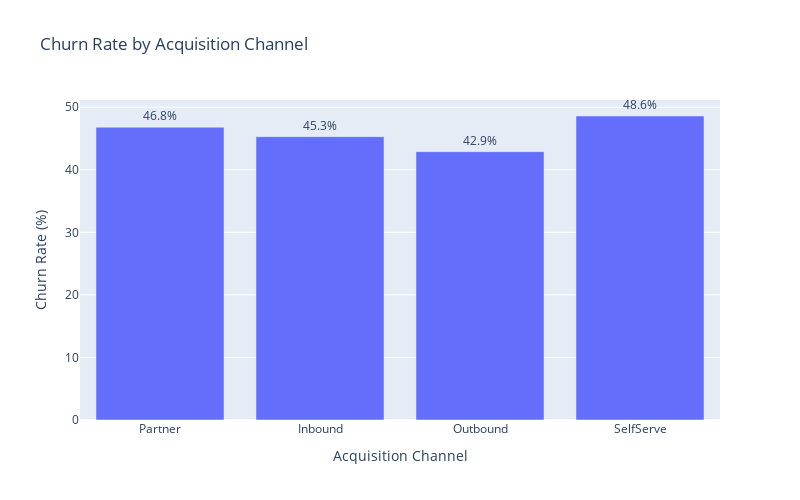

Write notebook code for a chart like this one.
### Code cell
# churn rate by acquisition channels
channels = df['acquisition_channel'].unique()
print(channels)

churn_rates = []
for channel in channels:
    channel = df[df['acquisition_channel']==channel]
    q3active = channel[channel['is_churned']==0]
    q3churn = q3active[(q3active['contract_end_date'].notnull()) & (q3active['renewed_flag']==0)]
    q3_churn_rate = 100*(len(q3churn)/len(q3active))
    churn_rates.append(round(q3_churn_rate, 1))
print(churn_rates)

plot_df = pd.DataFrame({
    'Acquisition Channel': channels,
    'Churn Rate (%)': churn_rates
})

fig = px.bar(
    plot_df,
    x='Acquisition Channel',
    y='Churn Rate (%)',
    title='Churn Rate by Acquisition Channel',
    text='Churn Rate (%)'
)

fig.update_traces(texttemplate='%{text:.1f}%', textposition='outside')
fig.update_layout(
    yaxis_title='Churn Rate (%)',
    xaxis_title='Acquisition Channel',
    width=800,   
    height=500   
)

fig.show()

### Figure 1 — Plotly figure (JSON) as saved in the notebook; plotly's stock layout.template omitted (floating-point values rounded to 4 significant figures)
{"data": [{"alignmentgroup": "True", "hovertemplate": "Acquisition Channel=%{x}<br>Churn Rate (%)=%{text}<extra></extra>", "legendgroup": "", "marker": {"color": "#636efa", "pattern": {"shape": ""}}, "name": "", "offsetgroup": "", "orientation": "v", "showlegend": false, "text": [46.8, 45.3, 42.9, 48.6], "textposition": "outside", "texttemplate": "%{text:.1f}%", "type": "bar", "x": ["Partner", "Inbound", "Outbound", "SelfServe"], "xaxis": "x", "y": [46.8, 45.3, 42.9, 48.6], "yaxis": "y"}], "layout": {"barmode": "relative", "height": 500, "legend": {"tracegroupgap": 0}, "title": {"text": "Churn Rate by Acquisition Channel"}, "width": 800, "xaxis": {"anchor": "y", "domain": [0, 1], "title": {"text": "Acquisition Channel"}}, "yaxis": {"anchor": "x", "domain": [0, 1], "title": {"text": "Churn Rate (%)"}}}}
